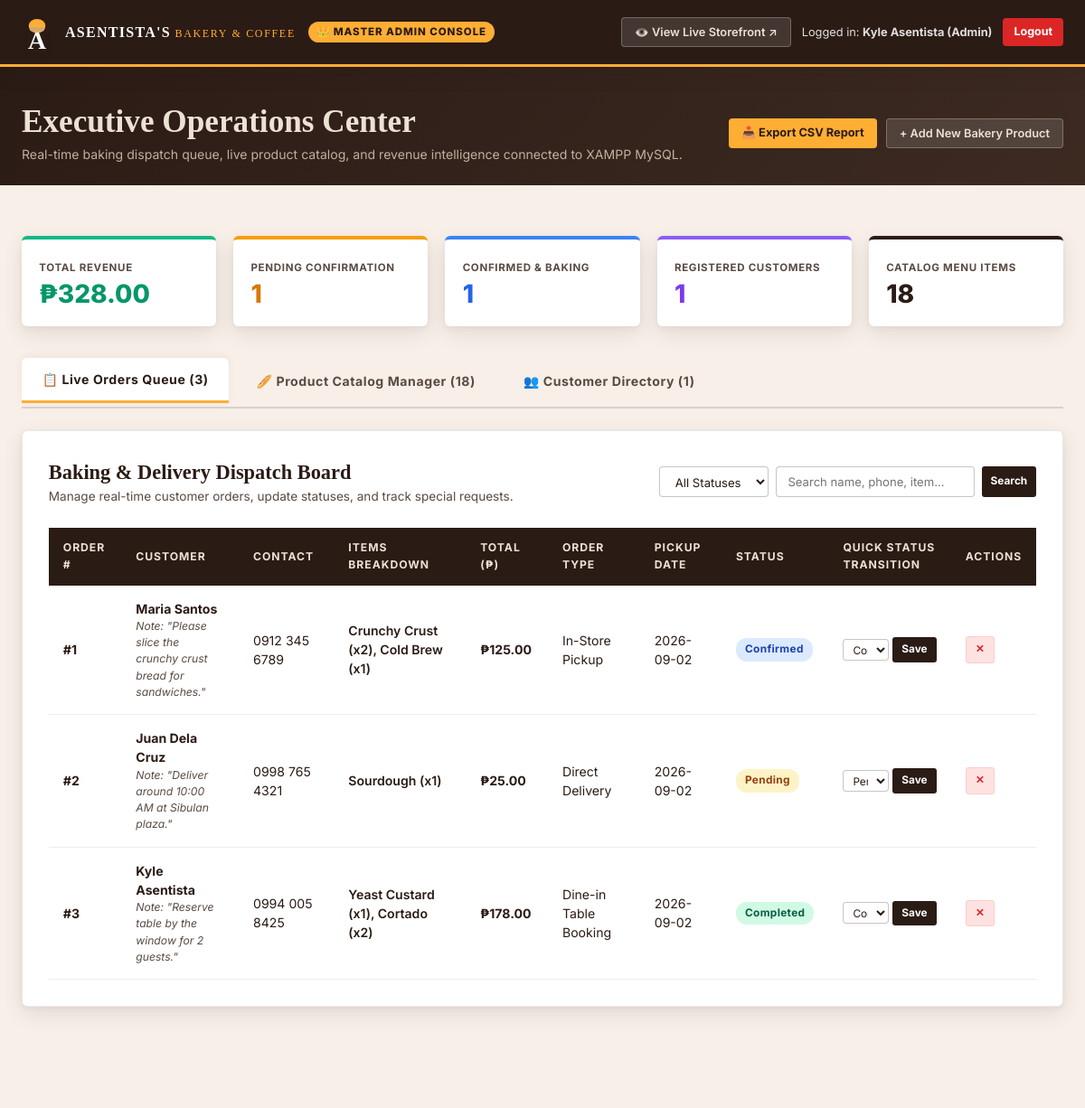
Page /admin.php?auth_success=login (signed in) on the committed database.
### tables this page shows
CREATE TABLE `orders` (
  `id` INT AUTO_INCREMENT PRIMARY KEY,
  `user_id` INT DEFAULT NULL,
  `customer_name` VARCHAR(100) NOT NULL,
  `customer_phone` VARCHAR(30) NOT NULL,
  `item_name` VARCHAR(255) NOT NULL,
  `item_price` DECIMAL(10,2) NOT NULL DEFAULT 0.00,
  `quantity` INT NOT NULL DEFAULT 1,
  `order_type` VARCHAR(50) NOT NULL DEFAULT 'In-Store Pickup',  
  `reservation_date` DATE NOT NULL,
  `special_notes` TEXT DEFAULT NULL,
  `status` ENUM('Pending', 'Confirmed', 'Completed', 'Cancelled') NOT NULL DEFAULT 'Pending',
  `created_at` TIMESTAMP DEFAULT CURRENT_TIMESTAMP,
  `updated_at` TIMESTAMP DEFAULT CURRENT_TIMESTAMP ON UPDATE CURRENT_TIMESTAMP,
  CONSTRAINT `fk_orders_user` FOREIGN KEY (`user_id`) REFERENCES `users` (`id`) ON DELETE SET NULL ON UPDATE CASCADE
);

### database/function.php (called while the page is built, shortened)
<?php
function isLoggedIn() {
    return isset($_SESSION['user_id']) && !empty($_SESSION['user_id']);
}
function getCurrentUser() {
    return [
        'id'    => $_SESSION['user_id'],
        'name'  => $_SESSION['user_name'] ?? 'Guest',
        'email' => $_SESSION['user_email'] ?? '',
        'phone' => $_SESSION['user_phone'] ?? '',
        'role'  => $_SESSION['user_role'] ?? 'customer'
    ];
}
function searchOrders(PDO $pdo, $keyword = '', $statusFilter = null, $userId = null) {
    $sql = "SELECT * FROM `orders` WHERE 1=1";
    $params = [];
    $sql .= " ORDER BY created_at DESC";
    $stmt = $pdo->prepare($sql);
    $stmt->execute();
    return $stmt->fetchAll();
}
function getAllOrders(PDO $pdo, $statusFilter = null) {
    return searchOrders($pdo, '', $statusFilter, null);
}
function getAllProducts(PDO $pdo) {
    $stmt = $pdo->query("SELECT * FROM `products` ORDER BY id ASC");
    return $stmt->fetchAll();
}
function getAdminMetrics(PDO $pdo) {
    $orders = getAllOrders($pdo);
    $totalOrders = count($orders);
    $totalRevenue = 0.0;
    $pendingCount = 0;
    $confirmedCount = 0;
    $completedCount = 0;
    $cancelledCount = 0;
    foreach ($orders as $o) {
        $price = (float)$o['item_price'];
        if ($o['status'] !== 'Cancelled') {
            $totalRevenue += $price;
        }
        if ($o['status'] === 'Pending') $pendingCount++;
        elseif ($o['status'] === 'Confirmed') $confirmedCount++;
        elseif ($o['status'] === 'Completed') $completedCount++;
        elseif ($o['status'] === 'Cancelled') $cancelledCount++;
    }
    $customerCount = (int)$pdo->query("SELECT COUNT(*) FROM `users` WHERE role = 'customer'")->fetchColumn();
    $productCount = (int)$pdo->query("SELECT COUNT(*) FROM `products`")->fetchColumn();
    return [
        'total_revenue'    => $totalRevenue,
        'revenue_formatted'=> '₱' . number_format($totalRevenue, 2),
        'total_orders'     => $totalOrders,
        'pending_orders'   => $pendingCount,
        'confirmed_orders' => $confirmedCount,
        'completed_orders' => $completedCount,
        'cancelled_orders' => $cancelledCount,
        'customer_count'   => $customerCount,
        'product_count'    => $productCount
    ];
}
function getAllCustomers(PDO $pdo) {
    $sql = "SELECT u.id, u.name, u.email, u.phone, u.role, u.created_at,
                   COUNT(o.id) AS total_orders,
                   COALESF(SUM(CASE WHEN o.status != 'Cancelled' THEN o.item_price ELSE 0 END), 0) AS total_spent
            FROM `users` u
            LEFT JOIN `orders` o ON u.id = o.user_id
            WHERE u.role = 'customer'
            GROUP BY u.id
            ORDER BY u.created_at DESC";
    $sql = str_replace('COALESF', 'COALESCE', $sql);
    return $pdo->query($sql)->fetchAll();
}

### admin.php (the view, shortened to what this page needs)
<?php
require_once __DIR__ . '/database/config.php';
require_once __DIR__ . '/database/function.php';
$currentUser = getCurrentUser();
$activeTab = isset($_GET['tab']) ? sanitize_input($_GET['tab']) : 'orders';
$metrics = getAdminMetrics($pdo);
$orderSearchKw = isset($_GET['q']) ? sanitize_input($_GET['q']) : '';
$orderStatusFilter = isset($_GET['status']) && !empty($_GET['status']) ? sanitize_input($_GET['status']) : null;
$ordersList = searchOrders($pdo, $orderSearchKw, $orderStatusFilter, null);
$productsList = getAllProducts($pdo);
$customersList = getAllCustomers($pdo);
?>
<!DOCTYPE html>
<html lang="en">
<head>
    <link rel="stylesheet" href="style.css">
</head>
<body>
    <nav class="admin-nav-bar">
        <div class="admin-brand-block">
            <div class="brand-svg-logo">
                <svg width="34" height="42" viewBox="0 0 44 52" fill="none">
                    <ellipse cx="22" cy="18" rx="12" ry="10" fill="#FFAE34" />
                    <rect x="12" y="20" width="20" height="5" rx="1" fill="#C8A882" />
                    <text x="22" y="50" text-anchor="middle" font-family="serif" font-size="36" font-weight="bold" fill="#FFFFFF">A</text>
                </svg>
            </div>
            <div>
                <span class="brand-title" style="color: var(--color-white); font-size: 1rem;">ASENTISTA'S</span>
                <span class="brand-subtitle" style="color: var(--color-yellow); font-size: 0.75rem;">BAKERY & COFFEE</span>
            </div>
            <span class="admin-badge-pill">👑 Master Admin Console</span>
        </div>
        <div class="admin-top-actions">
            <a href="index.php" class="btn-store-preview" target="_blank" title="Open Customer Storefront">
                👁️ View Live Storefront ↗
            </a>
            <span style="font-size: 0.8rem; opacity: 0.85;">
                Logged in: <strong><?php echo htmlspecialchars($currentUser['name']); ?></strong>
            </span>
            <a href="logout.php" class="btn-admin-logout" title="Sign Out">
                Logout
            </a>
        </div>
    </nav>
    <header class="admin-hero-banner">
        <div class="container admin-hero-flex">
            <div>
                <h1 class="admin-hero-title">Executive Operations Center</h1>
                <p class="admin-hero-subtitle">
                    Real-time baking dispatch queue, live product catalog, and revenue intelligence connected to XAMPP MySQL.
                </p>
            </div>
            <div style="display: flex; gap: 10px;">
                <a href="admin.php?export=csv" class="btn-store-preview" style="background: var(--color-yellow); color: var(--color-brown-deep); border: none; font-weight: 700;">
                    📥 Export CSV Report
                </a>
                <button type="button" class="btn-store-preview" onclick="openAddProductModal()">
                    + Add New Bakery Product
                </button>
            </div>
        </div>
    </header>
    <main class="container admin-page-wrap" style="padding-top: 3.5rem;">
        <section class="kpi-cards-grid">
            <div class="kpi-card revenue">
                <span class="kpi-label">Total Revenue</span>
                <span class="kpi-value" style="color: #059669;"><?php echo $metrics['revenue_formatted']; ?></span>
            </div>
            <div class="kpi-card pending">
                <span class="kpi-label">Pending Confirmation</span>
                <span class="kpi-value" style="color: #D97706;"><?php echo $metrics['pending_orders']; ?></span>
            </div>
            <div class="kpi-card baking">
                <span class="kpi-label">Confirmed & Baking</span>
                <span class="kpi-value" style="color: #2563EB;"><?php echo $metrics['confirmed_orders']; ?></span>
            </div>
            <div class="kpi-card customers">
                <span class="kpi-label">Registered Customers</span>
                <span class="kpi-value" style="color: #7C3AED;"><?php echo $metrics['customer_count']; ?></span>
            </div>
            <div class="kpi-card">
                <span class="kpi-label">Catalog Menu Items</span>
                <span class="kpi-value"><?php echo $metrics['product_count']; ?></span>
            </div>
        </section>
        <div class="admin-tab-nav">
            <button type="button" class="admin-tab-btn <?php echo $activeTab === 'orders' ? 'active' : ''; ?>" onclick="switchAdminTab('orders')">
                📋 Live Orders Queue (<?php echo count($ordersList); ?>)
            </button>
            <button type="button" class="admin-tab-btn <?php echo $activeTab === 'products' ? 'active' : ''; ?>" onclick="switchAdminTab('products')">
                🥖 Product Catalog Manager (<?php echo count($productsList); ?>)
            </button>
            <button type="button" class="admin-tab-btn <?php echo $activeTab === 'customers' ? 'active' : ''; ?>" onclick="switchAdminTab('customers')">
                👥 Customer Directory (<?php echo count($customersList); ?>)
            </button>
        </div>
        <section id="tab-orders" class="admin-content-card" style="display: <?php echo $activeTab === 'orders' ? 'block' : 'none'; ?>;">
            <div class="card-title-row">
                <div>
                    <h2 class="card-heading">Baking & Delivery Dispatch Board</h2>
                    <p style="font-size: 0.85rem; color: var(--color-text-muted);">Manage real-time customer orders, update statuses, and track special requests.</p>
                </div>
                <form method="GET" action="admin.php" style="display: flex; gap: 8px; flex-wrap: wrap;">
                    <select name="status" class="form-select" style="width: auto; padding: 0.45rem 0.8rem; font-size: 0.82rem;" onchange="this.form.submit()">
                        <option value="">All Statuses</option>
                    </select>
                    <input type="text" name="q" class="form-input" style="width: 220px; padding: 0.45rem 0.8rem; font-size: 0.82rem;" placeholder="Search name, phone, item..." value="<?php echo htmlspecialchars($orderSearchKw); ?>">
                    <button type="submit" class="btn-table-action" style="background: var(--color-brown-deep); color: #fff;">Search</button>
                </form>
            </div>
            <?php if (empty($ordersList)): ?>
                <div style="padding: 3rem; text-align: center; color: var(--color-text-muted);">
                    <p style="font-size: 1.1rem; font-weight: 600;">No orders found matching the filter criteria.</p>
                </div>
            <?php else: ?>
                <table class="admin-table">
                    <thead>
                        <tr>
                            <th>Order #</th>
                            <th>Customer</th>
                            <th>Contact</th>
                            <th>Items Breakdown</th>
                            <th>Total (₱)</th>
                            <th>Order Type</th>
                            <th>Pickup Date</th>
                            <th>Status</th>
                            <th>Quick Status Transition</th>
                            <th>Actions</th>
                        </tr>
                    </thead>
                    <tbody>
                        <?php foreach ($ordersList as $ord): ?>
                            <tr>
                                <td><strong>#<?php echo $ord['id']; ?></strong></td>
                                <td>
                                    <strong><?php echo htmlspecialchars($ord['customer_name']); ?></strong>
                                    <?php if (!empty($ord['special_notes'])): ?>
                                        <div style="font-size: 0.76rem; color: var(--color-text-muted); font-style: italic; max-width: 200px;">
                                            Note: "<?php echo htmlspecialchars($ord['special_notes']); ?>"
                                        </div>
                                    <?php endif; ?>
                                </td>
                                <td><?php echo htmlspecialchars($ord['customer_phone']); ?></td>
                                <td><span style="font-weight: 600;"><?php echo htmlspecialchars($ord['item_name']); ?></span></td>
                                <td style="font-weight: 700; color: var(--color-brown-deep);">
                                    ₱<?php echo number_format($ord['item_price'], 2); ?>
                                </td>
                                <td><?php echo htmlspecialchars($ord['order_type']); ?></td>
                                <td><?php echo htmlspecialchars($ord['reservation_date']); ?></td>
                                <td>
                                    <span class="status-badge status-<?php echo htmlspecialchars($ord['status']); ?>">
                                        <?php echo htmlspecialchars($ord['status']); ?>
                                    </span>
                                </td>
                                <td>
                                    <form method="POST" action="admin.php" style="display: flex; gap: 4px; align-items: center;">
                                        <select name="new_status" class="form-select" style="padding: 3px 6px; font-size: 0.74rem;">
                                            <option value="Pending" <?php echo $ord['status'] === 'Pending' ? 'selected' : ''; ?>>Pending</option>
                                            <option value="Confirmed" <?php echo $ord['status'] === 'Confirmed' ? 'selected' : ''; ?>>Confirmed</option>
                                            <option value="Completed" <?php echo $ord['status'] === 'Completed' ? 'selected' : ''; ?>>Completed</option>
                                        </select>
                                        <button type="submit" class="btn-table-action" style="background: var(--color-brown-deep); color: #fff;">Save</button>
                                    </form>
                                </td>
                                <td>
                                    <form method="POST" action="admin.php" onsubmit="return confirm('Delete order #<?php echo $ord['id']; ?> permanently?')">
                                        <button type="submit" class="btn-table-action" style="background: #FEE2E2; color: #DC2626; border: 1px solid #FECACA;">✕</button>
                                    </form>
                                </td>
                            </tr>
                        <?php endforeach; ?>
                    </tbody>
                </table>
            <?php endif; ?>
        </section>
    </main>
</body>
</html>

### rows in the picture
orders: id "1", customer_name "Maria Santos", special_notes "Please slice the crunchy crust bread for sandwiches.", customer_phone "0912 345 6789", item_name "Crunchy Crust (x2), Cold Brew (x1)", item_price "125.00", order_type "In-Store Pickup", reservation_date "2026-09-02", status "Confirmed", new_status "Confirmed"
orders: id "2", customer_name "Juan Dela Cruz", special_notes "Deliver around 10:00 AM at Sibulan plaza.", customer_phone "0998 765 4321", item_name "Sourdough (x1)", item_price "25.00", order_type "Direct Delivery", reservation_date "2026-09-02", status "Pending", new_status "Pending"
orders: id "3", customer_name "Kyle Asentista", special_notes "Reserve table by the window for 2 guests.", customer_phone "0994 005 8425", item_name "Yeast Custard (x1), Cortado (x2)", item_price "178.00", order_type "Dine-in Table Booking", reservation_date "2026-09-02", status "Completed", new_status "Completed"

### other values in the picture
$currentUser['name'] "Kyle Asentista (Admin)"
$metrics['revenue_formatted'] "₱328.00"
$metrics['pending_orders'] "1"
$metrics['confirmed_orders'] "1"
$metrics['customer_count'] "1"
$metrics['product_count'] "18"
count($ordersList) "3"
count($productsList) "18"
count($customersList) "1"
